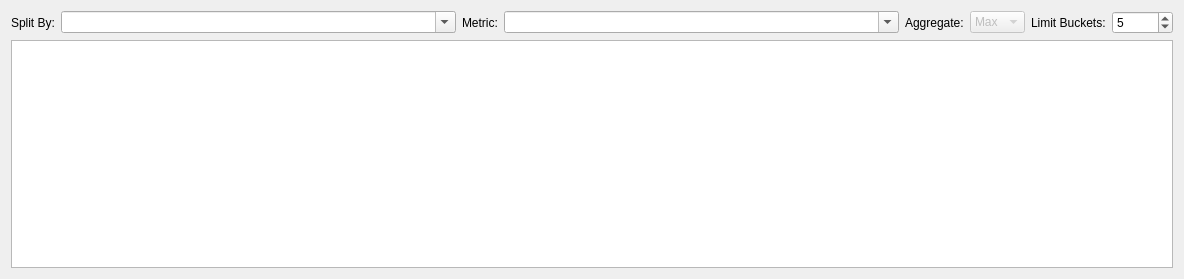
<?xml version="1.0" encoding="UTF-8"?>
<ui version="4.0">
 <class>ChartWidget</class>
 <widget class="QWidget" name="ChartWidget">
  <property name="geometry">
   <rect>
    <x>0</x>
    <y>0</y>
    <width>1184</width>
    <height>279</height>
   </rect>
  </property>
  <property name="windowTitle">
   <string>Chart</string>
  </property>
  <layout class="QGridLayout" name="gridLayout">
   <item row="0" column="2">
    <widget class="QLabel" name="metricLabel">
     <property name="text">
      <string>Metric:</string>
     </property>
    </widget>
   </item>
   <item row="0" column="3">
    <widget class="QComboBox" name="metricCombo">
     <property name="sizePolicy">
      <sizepolicy hsizetype="Expanding" vsizetype="Fixed">
       <horstretch>0</horstretch>
       <verstretch>0</verstretch>
      </sizepolicy>
     </property>
     <property name="editable">
      <bool>true</bool>
     </property>
    </widget>
   </item>
   <item row="0" column="4">
    <widget class="QLabel" name="aggregateLabel">
     <property name="text">
      <string>Aggregate:</string>
     </property>
    </widget>
   </item>
   <item row="0" column="7">
    <widget class="QSpinBox" name="limitBucketsSpinbox">
     <property name="maximum">
      <number>99999</number>
     </property>
     <property name="value">
      <number>5</number>
     </property>
    </widget>
   </item>
   <item row="0" column="0">
    <widget class="QLabel" name="splitLabel">
     <property name="text">
      <string>Split By:</string>
     </property>
    </widget>
   </item>
   <item row="0" column="1">
    <widget class="QComboBox" name="splitCombo">
     <property name="sizePolicy">
      <sizepolicy hsizetype="Expanding" vsizetype="Fixed">
       <horstretch>0</horstretch>
       <verstretch>0</verstretch>
      </sizepolicy>
     </property>
     <property name="editable">
      <bool>true</bool>
     </property>
    </widget>
   </item>
   <item row="0" column="6">
    <widget class="QLabel" name="limitBucketsLabel">
     <property name="text">
      <string>Limit Buckets:</string>
     </property>
    </widget>
   </item>
   <item row="1" column="0" rowspan="2" colspan="8">
    <widget class="QChartView" name="chartView">
     <property name="sizePolicy">
      <sizepolicy hsizetype="Expanding" vsizetype="Ignored">
       <horstretch>0</horstretch>
       <verstretch>0</verstretch>
      </sizepolicy>
     </property>
     <property name="minimumSize">
      <size>
       <width>0</width>
       <height>200</height>
      </size>
     </property>
     <property name="renderHints">
      <set>QPainter::Antialiasing|QPainter::TextAntialiasing</set>
     </property>
    </widget>
   </item>
   <item row="0" column="5">
    <widget class="QComboBox" name="aggregateCombo">
     <property name="enabled">
      <bool>false</bool>
     </property>
     <item>
      <property name="text">
       <string>Max</string>
      </property>
     </item>
     <item>
      <property name="text">
       <string>Min</string>
      </property>
     </item>
     <item>
      <property name="text">
       <string>Avg</string>
      </property>
     </item>
     <item>
      <property name="text">
       <string>Sum</string>
      </property>
     </item>
    </widget>
   </item>
  </layout>
 </widget>
 <customwidgets>
  <customwidget>
   <class>QChartView</class>
   <extends>QGraphicsView</extends>
   <header>QtCharts</header>
  </customwidget>
 </customwidgets>
 <resources/>
 <connections/>
</ui>
